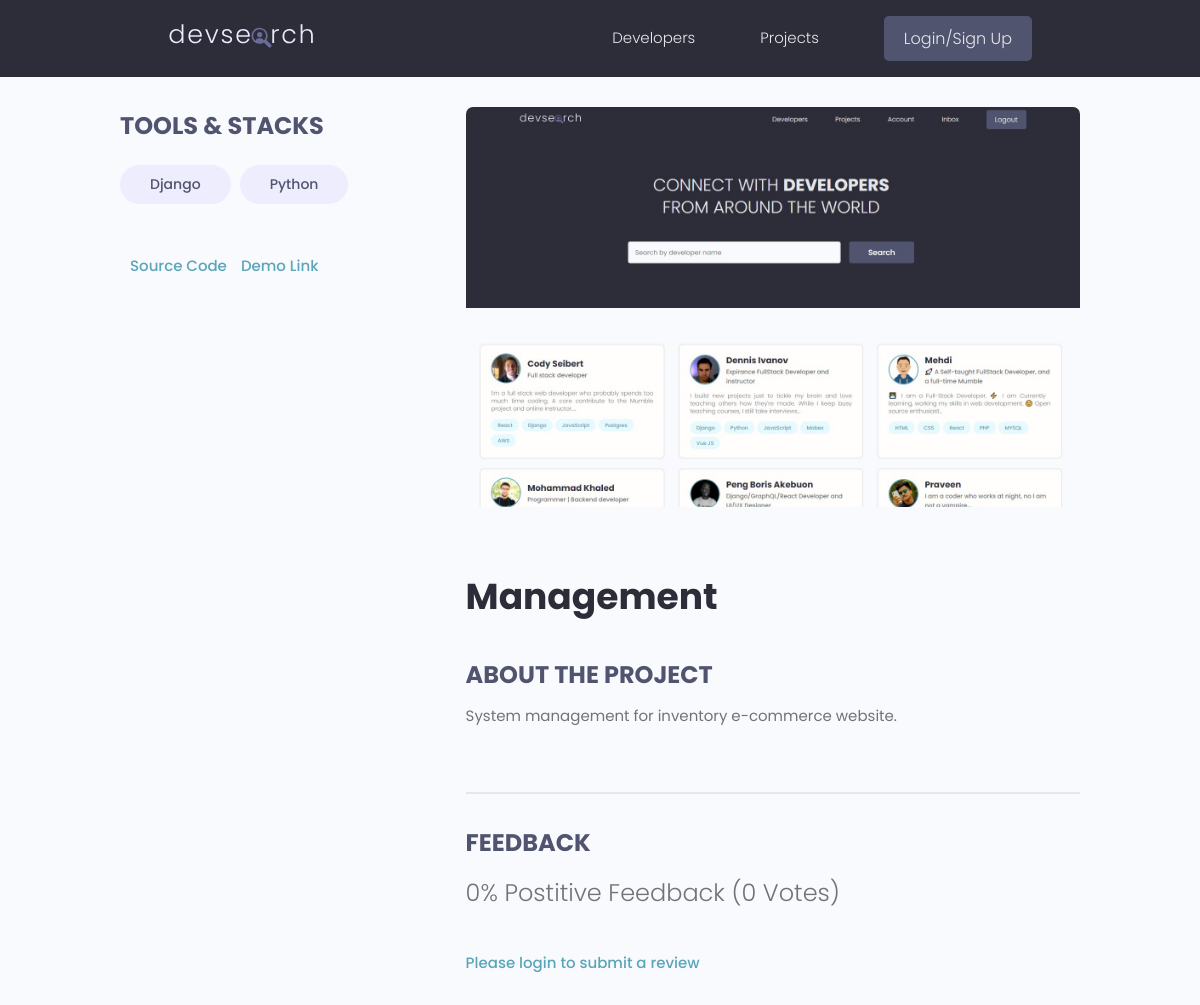
The app's page /projects/project/a3197b59dcf94469b3444a6d46983522/ with its own data.
### projects/models.py (models this page shows, shortened)
class Tag(models.Model):
    name  = models.CharField(max_length=200,)
    create = models.DateTimeField(auto_now_add=True)
    id    = models.UUIDField(default=uuid.uuid4, unique=True, primary_key=True, editable=False)
    def __str__(self):
        return self.name

class Project(models.Model):
    owner       = models.ForeignKey(Profile, null=True, blank=True, on_delete=models.CASCADE)
    title       = models.CharField(max_length=200)
    description = models.TextField(null=True, blank=True)
    feature_image = models.ImageField(null=True, blank=True, default='default.jpeg')
    demo_link   =  models.CharField(max_length=2000, null=True, blank=True)
    source_link = models.CharField(max_length=2000, null=True, blank=True)
    tags        = models.ManyToManyField('Tag', blank=True)
    vote_total  = models.IntegerField(default=0, null=True, blank=True)
    vote_ratio  = models.IntegerField(default=0, null=True, blank=True)
    create      = models.DateTimeField(auto_now_add=True)
    id          = models.UUIDField(default=uuid.uuid4, unique=True, primary_key=True, editable=False)
    class Meta:
        ordering = ['-vote_ratio', '-vote_total', 'title']
    @property
    def image_url(self):
        try:
            img = self.feature_image.url
        except:
            img = ''
        return img
    @property
    def reviewers(self):
        querySet = self.review_set.all().values_list('owner__id', flat=True)
        return querySet

### projects/views.py (the view, shortened to what this page needs)
# urls.py: path('project/<str:pk>/', project_view, name='project'),
def project_view(request, pk):
    object = Project.objects.get(id=pk)
    form = ReviewForm()
    context = {'obj': object, 'form':form}
    return render(request, 'projects/project.html', context)

### projects/templates/projects/project.html (shortened to what this page needs)
{% extends 'base.html' %}
{% block content %}
<main class="singleProject my-md">
    <div class="container">
      <div class="layout">
        <div class="column column--1of3">
          <h3 class="singleProject__subtitle">Tools & Stacks</h3>
          <div class="singleProject__toolStack">
              {%for tag in obj.tags.all %}
            <span class="tag tag--pill tag--sub tag--lg">
              <small>{{tag}}</small>
            </span>
            {% endfor %}
          </div>
          {% if obj.source_link %}
          <a class="singleProject__liveLink" href="{{obj.source_link}}" target="_blank">Source Code
          </a>
          {% endif %}
          {% if obj.demo_link %}
          <a class="singleProject__liveLink" href="{{obj.demo_link}}" target="_blank">Demo Link
          </a>
          {% endif %}
        </div>
        <div class="column column--2of3">
          <img class="singleProject__preview" src="{{obj.image_url}}" alt="portfolio thumbnail" />
          <h2 class="singleProject__title">{{obj.title}}</object></h2>
          <h3 class="singleProject__subtitle">About the Project</h3>
          <div class="singleProject__info">{{obj.description|linebreaksbr}}
            <br />
            <br />
          </div>
          <div class="comments">
            <h3 class="singleProject__subtitle">Feedback</h3>
            <h5 class="project--rating">{{obj.vote_ratio}}%
              Postitive Feedback ({{obj.vote_total}} Vote{{obj.vote_total| pluralize:"s"}})
            </h5>
            {% if request.user.profile.id in obj.reviewers %}
            <p>You have already submitted a review for this project</p>
            {% elif request.user.profile == obj.owner %}
            <p>You cannot review your own work </p>
            {% else %}
            <a href="{% url 'login' %}?next={{request.path}}">Please login to submit a review</a>
            {% endif %}
          </div>
        </div>
      </div>
    </div>
  </main>
{% endblock %}

### static/styles/app.css (style rules this page uses)
:root { --color-sub: #2d2d39; }
img { width: 100%; }
.singleProject .column--1of3 { order: 2; }
@media screen and (min-width: 1081px) { .singleProject .column--1of3 { order: 1; } }
@media screen and (min-width: 1081px) { .singleProject .column--2of3 { order: 2; } }
.singleProject__toolStack { margin-top: 2rem; margin-bottom: 4rem; }
.singleProject__liveLink { font-weight: 500; transition: all 0.3s ease-in-out; border-bottom: 2px solid transparent; }
.singleProject__preview { height: 50vh; object-fit: cover; object-position: top center; margin-bottom: 3rem; border-radius: 0.7rem; }
.singleProject__title { font-size: 3.6rem; font-weight: 700; color: var(--color-sub); margin-bottom: 3rem; }
.project--rating { margin-bottom: 1.6em; margin-top: .5em; }
.singleProject__subtitle { text-transform: uppercase; font-size: 2.4rem; font-weight: 700; color: var(--color-sub-light); margin-bottom: 1rem; }
.comments { margin-top: 4rem; padding-top: 3rem; border-top: 2px solid var(--color-light); }

### static/uikit/styles/modules/_variables.css (style rules this page uses)
:root { --color-main: #5aa5b9; --color-main-light: #e6faff; --color-sub: #3f4156; --color-sub-light: #51546e; --color-sub-lighter: #ededfd; --color-text: #737373; --color-gray: #8b8b8b; --color-light: #e5e7eb; --color-light-gray: #767676; --color-bg: #f8fafd; --color-white: #fffefd; --color-white-light: #f3f3f3; --color-success: #359e64; --color-success-bg: #def8e8; --color-error: #fc4b0b; --color-error-bg: #fff2ee; --font-base: 'Poppins', arial, helvetica, 'Segoe UI', roboto, ubuntu, sans-serif; --font-monospace: 'Fira Code', 'Courier New', courier, monospace; --font-regular: 300; --font-medium: 500; --font-bold: 700; --generic-shadow: 1px 1px 5px #00000010; --generic-transition: all 0.3s ease-in-out; }

### static/uikit/styles/modules/_base.css (style rules this page uses)
* { margin: 0; padding: 0; box-sizing: border-box; text-rendering: optimizeLegibility; color: inherit; font-size: inherit; }
html { font-size: 50%; }
@media only screen and (min-width: 480px) { html { font-size: 56.25%; } }
@media only screen and (min-width: 1200px) { html { font-size: 62.5%; } }
body { line-height: 1.6; font-weight: 400; font-size: 1.5rem; color: var(--color-text); background-color: var(--color-bg); min-height: 100vh; }

### static/uikit/styles/modules/_typography.css (style rules this page uses)
* { font-family: var(--font-base); }
h2 { font-size: 3.6rem; font-weight: var(--font-bold); }
h3 { font-size: 3.2rem; font-weight: var(--font-medium); }
h5 { font-size: 2.4rem; font-weight: var(--font-medium); }
h5, h6 { font-weight: var(--font-regular); }
p, span, strong { font-size: 1.6rem; color: var(--color-text); font-weight: var(--font-regular); }
a { padding-bottom: 2px; text-decoration: none; display: inline-block; color: var(--color-main); font-weight: var(--font-medium); }

### static/uikit/styles/modules/_utilities.css (style rules this page uses)
.container { width: 92%; max-width: 165rem; margin: 0 auto; box-sizing: border-box; }
@media screen and (min-width: 1000px) { .container { width: 90%; } }
@media screen and (min-width: 1200px) { .container { width: 80%; } }
.my-md { margin: 3rem auto; }

### static/uikit/styles/modules/_tag.css (style rules this page uses)
.tag { display: inline-flex; align-items: center; background-color: var(--color-sub); height: -webkit-fit-content; height: -moz-fit-content; height: fit-content; width: -webkit-fit-content; width: -moz-fit-content; width: fit-content; border-radius: 0.5rem; padding: 0.5rem 1.5rem; font-size: 1.2rem; cursor: pointer; }
.tag:not(:last-child) { margin-right: 0.25rem; margin-bottom: 0.75rem; }
.tag > small { color: var(--color-white); }
.tag--pill { border-radius: 5rem; }
.tag--sub, .tag--sub > small { background: var(--color-sub-lighter); color: var(--color-sub-light); font-weight: 500; }
.tag--lg { padding: 0.8rem 3rem; font-size: 1.4rem; }
.tag--lg:not(:last-child) { margin-right: 0.5rem; margin-bottom: 1rem; }

### static/uikit/styles/modules/_layout.css (style rules this page uses)
.layout { display: flex; flex-flow: row wrap; justify-content: space-between; }
.layout > .column { margin-bottom: 3rem; }
.layout > .column.column--1of3 { flex-basis: 30%; }
.layout > .column.column--2of3 { flex-basis: 64%; }

### records on screen
Tag: name "Django"
Tag: name "Python"
Project: image_url (picture), title "Management", description "System management for inventory e-commerce website.", vote_ratio "0", vote_total "0", vote_total|pluralize "s"
